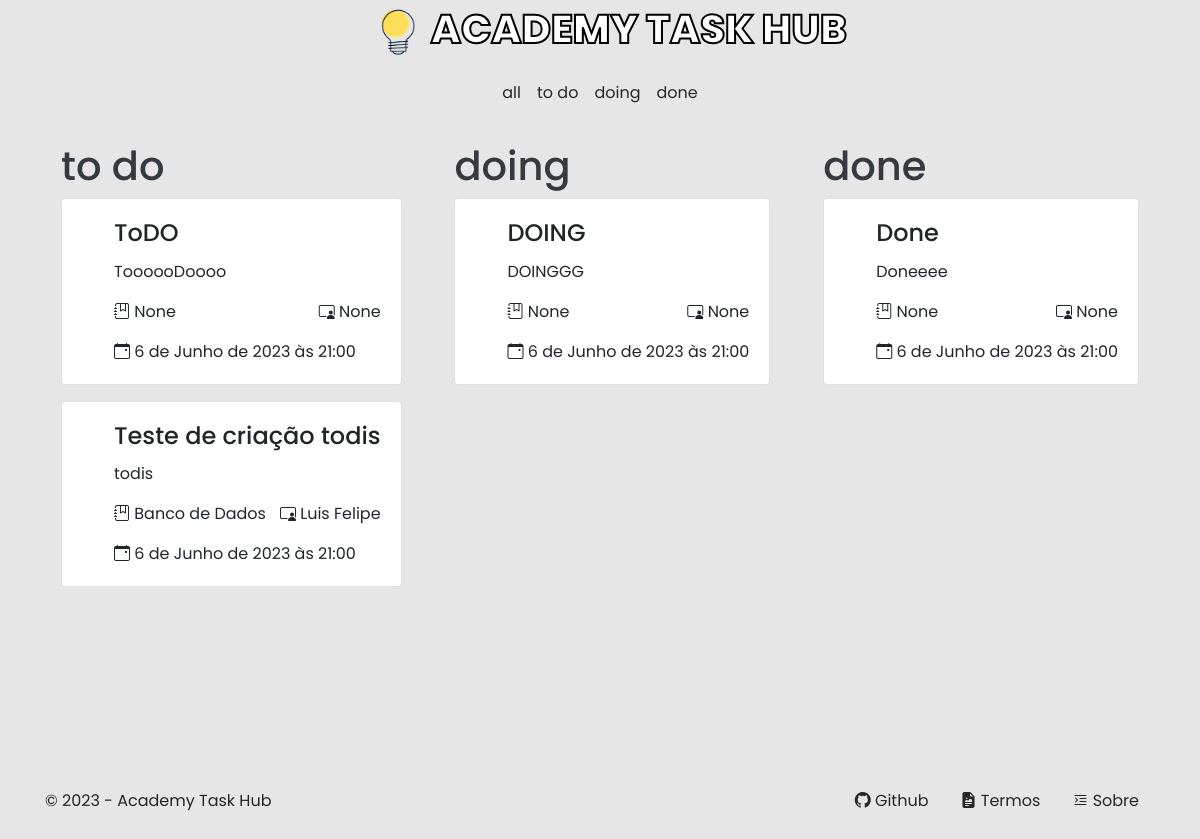
Before: / (signed in) with the older database file.
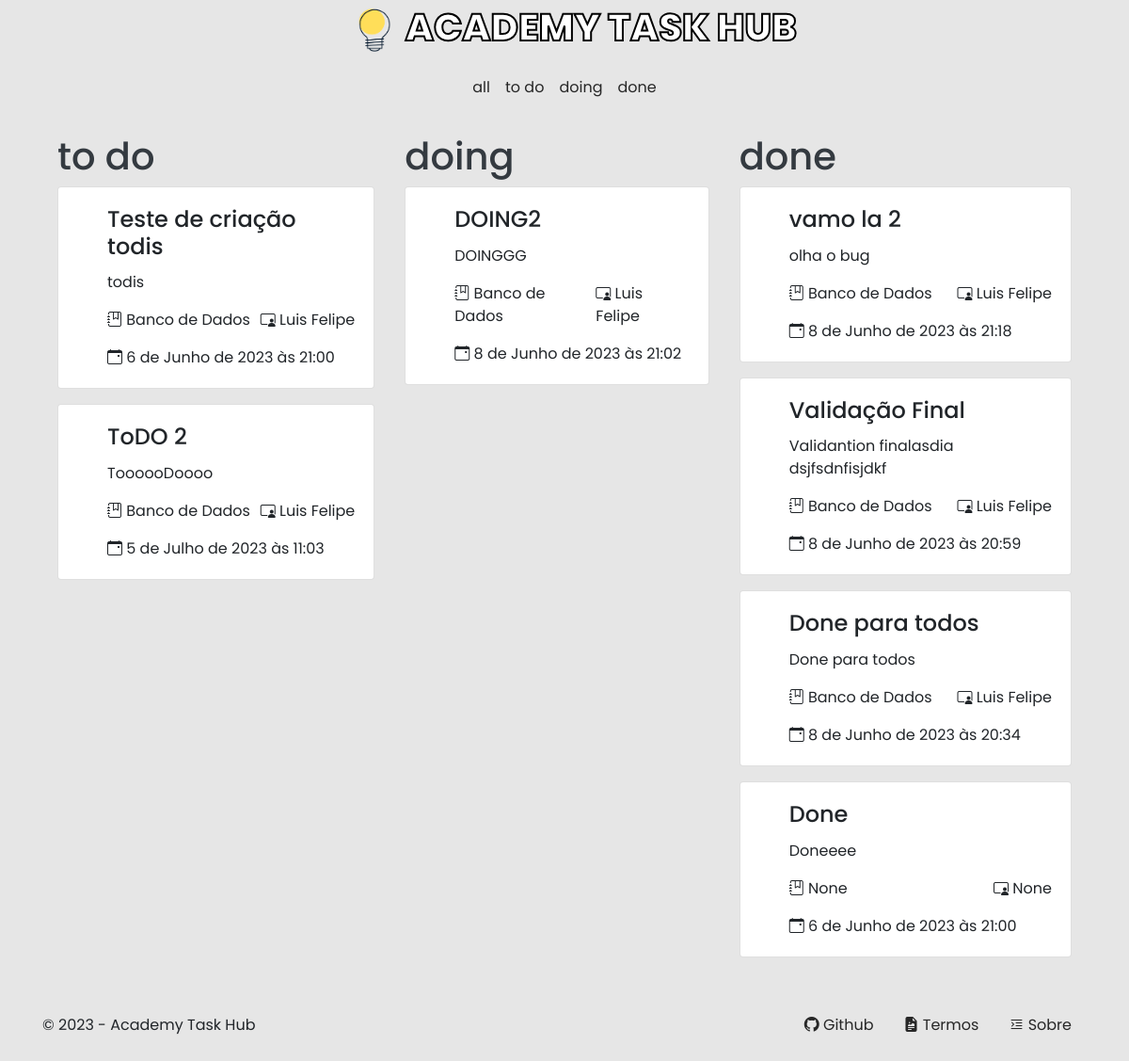
After: the same page with the newer database file.
### apps/client/models.py (models this page shows, shortened)
class ItemList(models.Model):
    STATUS = (
        ('TODO', 'To Do'),
        ('DOING', 'Doing'),
        ('DONE', 'Done'),
    )
    TYPE = (
        ('P', 'Pessoal'),
        ('A', 'Para todos')
    )
    author = models.ForeignKey(User, on_delete=models.CASCADE)
    title = models.CharField(max_length=50)
    content = models.CharField(max_length=150)
    created_date = models.DateTimeField(auto_now_add=True)
    updated_date = models.DateTimeField(auto_now=True)
    due_date = models.DateTimeField()
    discipline = models.ForeignKey(Discipline, on_delete=models.CASCADE, blank=True, null=True)
    teacher = models.ForeignKey(Teacher, models.CASCADE, blank=True, null=True)
    status = models.CharField(max_length=5, choices=STATUS)
    type = models.CharField(max_length=1, choices=TYPE)

class Discipline(models.Model):
    name = models.CharField(max_length=20)
    is_technical_area = models.BooleanField()
    def __str__ (self) -> str:
        return self.name

class Teacher(models.Model):
    name = models.CharField(max_length=20)
    def __str__ (self) -> str:
        return self.name

### apps/home/views.py (the view, shortened to what this page needs)
# urls.py: path('', views.home, name='home'),
def home(request):
    if request.method == 'GET':
        atual_date = datetime.today().strftime("%Y-%m-%d")
        if request.user.is_authenticated:
            person = Person.objects.get(user=request.user)
            item_list_todo = person.item_list.filter(status='TODO').order_by('due_date')
            item_list_doing = person.item_list.filter(status='DOING').order_by('-due_date')
            item_list_done = person.item_list.filter(status='DONE').order_by('-due_date')
            return render(request, 'pages/home.html', context={
                'atual_date': atual_date,
                'item_list_todo': item_list_todo,
                'item_list_done': item_list_done,
                'item_list_doing': item_list_doing,
            })

### apps/home/templates/pages/home.html
{% extends 'base.html' %}
{% load static %}
{% block body %}
    <section class="container section text-white d-flex justify-content-between align-items-start">
        <main class="to-do p-3 d-flex justify-content-center flex-column text-dark">
            <h1>to do</h1>
            {% for item in item_list_todo %}
                {% include '../partials/card-item.html' %}
            {% empty %}
                <p>Nenhum item encontrado.</p>
            {% endfor %}
        </main>
        <main class="doing p-3 d-flex justify-content-center flex-column text-dark">
            <h1>doing</h1>
            {% for item in item_list_doing %}
                {% include '../partials/card-item.html' %}
            {% empty %}
                <p>Nenhum item encontrado.</p>
            {% endfor %}
        </main>
        <main class="done p-3 d-flex justify-content-center flex-column text-dark">
            <h1>done</h1>
            {% for item in item_list_done %}
                {% include '../partials/card-item.html' %}
            {% empty %}
                <p>Nenhum item encontrado.</p>
            {% endfor %}
        </main>
    </section>
{% endblock body %}

### templates/base.html (shortened to what this page needs)
{% load static %}
<!DOCTYPE html>
<html lang="en">
<head>
    <link rel="stylesheet" href="https://cdn.jsdelivr.net/npm/bootstrap@5.4.3/dist/css/bootstrap.min.css">
    <link href="https://cdn.jsdelivr.net/npm/bootstrap@5.3.0-alpha3/dist/css/bootstrap.min.css" rel="stylesheet"
>
    <link rel="stylesheet" href="https://stackpath.bootstrapcdn.com/bootstrap/4.5.2/css/bootstrap.min.css">
    <link rel="stylesheet" href="https://cdn.jsdelivr.net/npm/bootstrap-icons@1.10.5/font/bootstrap-icons.css">
    <link rel="stylesheet" href="{% static 'css/style.css' %}">
</head>
<body>
    {% include 'partials/header.html' %}
        {% block body %}
        {% endblock body %}
    {% include 'partials/footer.html' %}
</body>
</html>

### templates/partials/header.html (shortened to what this page needs)
{% load static %}
<header class="d-flex align-items-center justify-content-between text-white header" style="min-height: 15vh;" >
    <h1 class="title" style="padding-left: 20px;"><a href="{% url 'home' %}" style="text-decoration: none; color: white; -webkit-text-stroke: 2px #000;">
      <img id="test" src="{% static 'img/2.png' %}" alt=""> Academy Task Hub</a></h1>
    <nav class="navbar navbar-expand-lg navbar-light">
        <div class="collapse navbar-collapse" id="navbarNav">
          <ul class="navbar-nav">
            <li class="nav-item active">
              <a class="nav-link" href="{% url 'home' %}">all</a>
            </li>
            <li class="nav-item">
              <a class="nav-link" href="{% url 'to_do' %}">to do</a>
            </li>
            <li class="nav-item">
              <a class="nav-link" href="{% url 'doing' %}">doing</a>
            </li>
            <li class="nav-item">
                <a class="nav-link" href="{% url 'done' %}">done</a>
            </li>
          </ul>
        </div>
    </nav>
</header>

### apps/home/templates/partials/card-item.html
<ul class="card" style="min-width: 300px;">
    <li class="card-body">
        <h4 class="card-title">{{ item.title }}</h4>
        <p class="card-text">{{ item.content }}</p>
        <div class="more d-flex justify-content-between">
            <p><i class="bi bi-journal-bookmark"></i> {{ item.discipline }}</p>
            <p><i class="bi bi-person-video3"></i> {{ item.teacher }}</p>
        </div>
        <p class="card-text"><i class="bi bi-calendar-event"></i> {{ item.due_date }}</p>
    </li>
</ul>

### templates/partials/footer.html
<footer class="footer container d-flex align-items-center">
    <div class="info">
        &copy; 2023 - Academy Task Hub
    </div>
    <div>
        <ul class="nav">
            <li class="nav-item">
                <a class="nav-link" href="https://github.com/Juan-Severiano/to-do-list">
                    <i class="bi bi-github"></i> Github
                </a>
            </li>
            <li class="nav-item">
                <a class="nav-link" href="">
                    <i class="bi bi-file-earmark-richtext-fill"></i> Termos
                </a>
            </li>
            <li class="nav-item"><a class="nav-link" href="">
                <i class="bi bi-text-indent-left"></i> Sobre
                </a>
            </li>
        </ul>
    </div>
</footer>

### templates/static/css/style.css (style rules this page uses)
ul li { list-style: none; }
body { background-color: #e6e6e6; }
.section { min-height: 80vh; }
* { font-family: 'Poppins', sans-serif; }
.title { font-weight: 800; color: white; -webkit-text-stroke: 2px #000; text-transform: uppercase; }
#test { height: 50px; background: transparent; }
h1 { margin-top: 5px; }
header.d-flex { flex-direction: column; }
.footer { height: 10vh; justify-content: space-between; }
.nav-link { color: #272727!important; }

Changed rows visible on the page:
shown differently, row unchanged: ItemList "Teste de criação todis": moves up the list
changed ItemList "ToooooDoooo": title "ToDO" → "ToDO 2"; discipline "None" → "Banco de Dados"; teacher "None" → "Luis Felipe"; due_date "6 de Junho de 2023 às 21:00" → "5 de Julho de 2023 às 11:03"
changed ItemList "DOINGGG": title "DOING" → "DOING2"; discipline "None" → "Banco de Dados"; teacher "None" → "Luis Felipe"; due_date "6 de Junho de 2023 às 21:00" → "8 de Junho de 2023 às 21:02"
added ItemList: title "vamo la 2", content "olha o bug", discipline "Banco de Dados", teacher "Luis Felipe", due_date "8 de Junho de 2023 às 21:18", shown under "done"
added ItemList: title "Validação Final", content "Validantion finalasdia dsjfsdnfisjdkf", discipline "Banco de Dados", teacher "Luis Felipe", due_date "8 de Junho de 2023 às 20:59", shown under "done"
added ItemList: title "Done para todos", content "Done para todos", discipline "Banco de Dados", teacher "Luis Felipe", due_date "8 de Junho de 2023 às 20:34", shown under "done"
